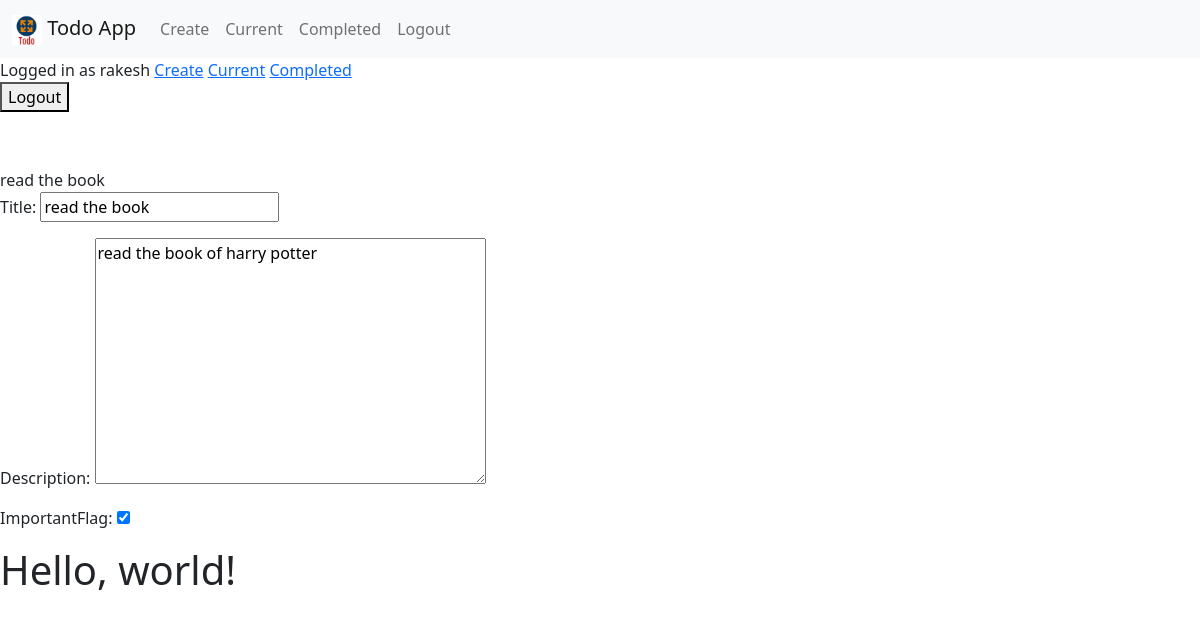
Page /todo/3 (signed in) on the committed database.
### todo/models.py (models this page shows, shortened)
class TodoList(models.Model):
    title = models.CharField(max_length=100)
    description = models.TextField(blank=True)
    timeCreated = models.DateTimeField(auto_now_add=True)
    importantFlag = models.BooleanField(default=False)
    completedFlag = models.BooleanField(default=False)
    dateCompleted = models.DateTimeField(null=True, blank=True)
    user = models.ForeignKey(User, on_delete=models.CASCADE)

### todo/views.py (the view, shortened to what this page needs)
# urls.py: path('todo/<int:todo_pk>', views.todoview, name='todoview'),
@login_required
def todoview(request,todo_pk):
    todo = get_object_or_404(TodoList, pk=todo_pk, user=request.user)
    if request.method == 'GET':
        form = TodoForm(instance=todo)
        return render(request, 'todo/todoview.html',
                {'todo':todo, 'form':form})

### todo/forms.py
class TodoForm(ModelForm):
    class Meta:
        model = TodoList
        fields = ['title', 'description', 'importantFlag']

### todo/templates/todo/todoview.html (shortened to what this page needs)
{% extends 'todo/base.html' %}
{% block content %}
{{ todo.title }}
{% if todo.dateCompleted is None%}
  <form class="" method="post">
      {% csrf_token %}
      {{ form.as_p }}
      <button type="submit" >Update</button>
  </form>
  <form class="" method="post" action="{% url 'completetodoview' todo.id %}">
      {% csrf_token %}
      <button type="submit" >Complete</button>
  </form>
  <form class="" method="post" action="{% url 'deletetodoview' todo.id %}">
      {% csrf_token %}
      <button type="submit" >Delete</button>
  </form>
{% else %}
  <form class="" method="get">
      {{ form.as_p }}
  </form>
{% endif %}
{% endblock %}

### todo/templates/todo/base.html (shortened to what this page needs)
{% load static %}
<!doctype html>
<html lang="en">
  <head>
    <link href="https://cdn.jsdelivr.net/npm/bootstrap@5.0.0-beta1/dist/css/bootstrap.min.css" rel="stylesheet">
  </head>
  <body>
    <nav class="navbar navbar-expand-lg navbar-light bg-light">
      <div class="container-fluid">
        <a class="navbar-brand" href="{% url 'home' %}">
            <img src="{% static 'todo/todo.png' %}" width="30" height="30" alt="">
            <span>Todo App</span>
        </a>
        <div class="collapse navbar-collapse" id="navbarSupportedContent">
          {% if user.is_authenticated %}
            <ul class="navbar-nav mr-auto">
              <li class="nav-item">
                <a class="nav-link" aria-current="page" href="{% url 'createtodos' %}">Create</a>
              </li>
              <li class="nav-item">
                <a class="nav-link" aria-current="page" href="{% url 'currenttodos' %}">Current</a>
              </li>
              <li class="nav-item">
                <a class="nav-link" aria-current="page" href="{% url 'completedtodos' %}">Completed</a>
              </li>
            </ul>
          {% endif %}
          <ul class="navbar-nav ml-auto">
            {% if user.is_authenticated %}
                <li class="nav-item">
                    <a href="#" onclick="$('#signOutBtn').click()" class="nav-link">Logout</a>
                </li>
            {% endif %}
        </ul>
        </div>
      </div>
    </nav>
    {% if user.is_authenticated %}
    Logged in as {{ user.username }}
    <a href="{% url 'createtodos' %}">Create</a>
    <a href="{% url 'currenttodos' %}">Current</a>
    <a href="{% url 'completedtodos' %}">Completed</a>
    <form action="{% url 'logoutuser' %}" method="post">
        <button type="submit" >Logout</button>
    </form>
    {% else %}
    <a href="{% url 'signupuser' %}">Sign Up</a>
    <a href="{% url 'loginuser' %}">Login</a>
    {% endif %}
    <br>
    <br>
    {% block content %}{% endblock %}
    <h1>Hello, world!</h1>
  </body>
</html>

### rows in the picture
TodoList: title "read the book", description "read the book of harry potter", importantFlag "☑"

### other values in the picture
{{ user.username }} "rakesh"
